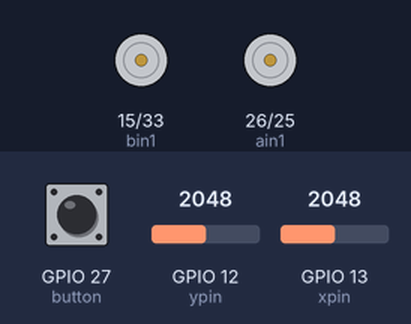
Bench run of a sketch on a simulated ESP32. Parts: motor-driver pin pairs drawn as motors (green arrow = first pin HIGH = forward, orange = second pin HIGH = backward, longer = more drive). The inputs (shaded band) are chosen by the test bench; at power-on: GPIO 27 (button) HIGH, GPIO 12 (ypin) = 2048, GPIO 13 (xpin) = 2048. What the sketch prints to the serial monitor is not drawn.

Above: at 1.2 s.
1.3 s: GPIO 27 (button) pulled LOW for 0.15 s
3.4 s: GPIO 12 (ypin) set to 2381
6.4 s: GPIO 12 (ypin) set to 2510
At 7.6 s:
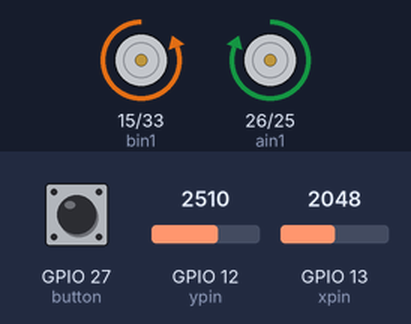
7.9 s: GPIO 13 (xpin) set to 2435
9.4 s: GPIO 13 (xpin) set to 2563
At 10.4 s:
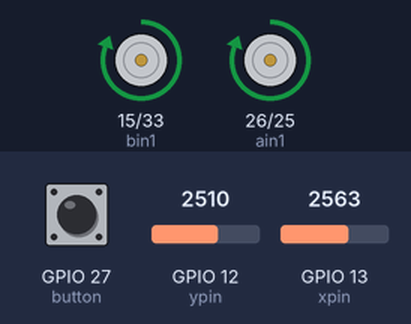
10.9 s: GPIO 12 (ypin) set to 1602
12.4 s: GPIO 12 (ypin) set to 1494
At 13.1 s:
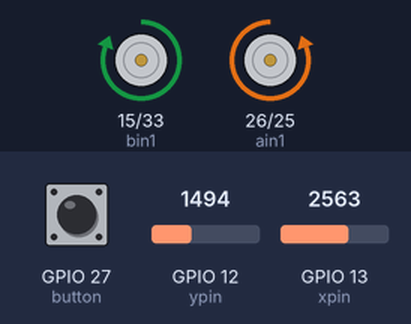
Timing chart, 0 to 14.9 s (numbered marks = the images above; inputs shaded):
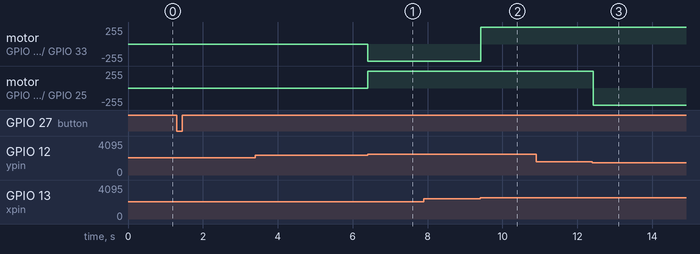

Measured:
- the behaviour switches between 2451 and 2452 on GPIO 12 (ypin) (found by bisection; images 0 and 1)
- the behaviour switches between 2507 and 2508 on GPIO 13 (xpin) (found by bisection; images 1 and 2)
- the behaviour switches between 1536 and 1535 on GPIO 12 (ypin) (found by bisection; images 2 and 3)
- after the input at 6.4 s, motor on GPIO 15 (bin1) / GPIO 33 (bin2): stopped → backward 255/255 at once; motor on GPIO 26 (ain1) / GPIO 25 (ain2): stopped → forward 255/255 at once
- after the input at 9.4 s, motor on GPIO 15 (bin1) / GPIO 33 (bin2): backward 255/255 → forward 255/255 at once
- after the input at 12.4 s, motor on GPIO 26 (ain1) / GPIO 25 (ain2): forward 255/255 → backward 255/255 at once

The sketch:

Sample1.ino
```cpp
// Assign pins
const int button = 27; // Define the button pin
const int xpin = 13;  // Define x-axis pin
const int ypin = 12;  // Define y-axis pin
const int ain1 = 26; // high for clockwise motor1
const int ain2 = 25; // high for anticlockwise motor2
const int bin1 = 15;
const int bin2 = 33;

// Assign variables
int xaxis = 0;        // Variable to store x-axis value
int yaxis = 0;        // Variable to store y-axis value
int pressCount = 0;    // Count of button presses
bool lastState = HIGH; // Stores the previous state of the button
int btnval = HIGH;     // Current state of the button (renamed to btnval)

// Function prototypes
void right();
void left();
void up();
void down();
void manual();
void pushbutton();
void pattern();

void setup() {
  Serial.begin(115200);        // Start serial communication
  pinMode(button, INPUT_PULLUP); // Setup button pin with pull-up
  pinMode(xpin, INPUT);        // Setup x-axis pin as input
  pinMode(ypin, INPUT);        // Setup y-axis pin as input

  // Set motor control pins as OUTPUT
  pinMode(ain1, OUTPUT);
  pinMode(ain2, OUTPUT);
  pinMode(bin1, OUTPUT);
  pinMode(bin2, OUTPUT);

  // Ensure motor is off at startup
  digitalWrite(ain1, LOW);
  digitalWrite(ain2, LOW);
  digitalWrite(bin1, LOW);
  digitalWrite(bin2, LOW);
}


void loop() {
  pushbutton();
}

void pushbutton() {
  btnval = digitalRead(button); // Read the current state of the button

  // Check for a transition from HIGH (not pressed) to LOW (pressed)
  if (lastState == HIGH && btnval == LOW) {
    pressCount++; // Increment the press count
    delay(200); // Simple debounce delay
  }
  if (pressCount % 2 == 0) {
    pattern();
  } else {
    manual();
  }

  // Update the last state for the next loop iteration
  lastState = btnval;
}

void homing(){
  //first rotate motor to the bottom first until it presses the button.
  //set y value to 0
  //then rotate motor to the left until it presses the button.
  //set x value to 0

  //define this as start position
}

void pattern() {
  Serial.println("Pattern mode");
}

void manual() {
  xaxis = analogRead(xpin);
  int xvalue = map(xaxis, 0, 4095, -512, 512);
  yaxis = analogRead(ypin);
  int yvalue = map(yaxis, 0, 4095, -512, 512);

  if (abs(xvalue) < 100 && abs(yvalue) < 100) {
    Serial.println("Joystick idle ");
    digitalWrite(ain1, LOW);
    digitalWrite(ain2, LOW);
    digitalWrite(bin1, LOW);
    digitalWrite(bin2, LOW);
    return;
  }

  if (abs(xvalue) >= abs(yvalue)) {
    if (xvalue > 100) {
      right();
      Serial.print("x: ");
      Serial.println(xvalue);

    } else if (xvalue < -100) {
      left();
      Serial.print("x: ");
      Serial.println(xvalue);

    }
  } else {
    if (yvalue > 100) {
      down();
      Serial.print("y: ");
      Serial.println(yvalue);

    } else if (yvalue < -100) {
      up();
      Serial.print("y: ");
      Serial.println(yvalue);

    }
  }

  delay(100);
}

void right() {
  motor1CW();
  motor2CW();
  Serial.println("right");
}

void left() {
  motor1CCW();
  motor2CCW();
  Serial.println("left");
}

void up() {
  motor1CCW();
  motor2CW();
  Serial.println("up");
}

void down() {
  motor1CW();
  motor2CCW();
  Serial.println("down");
}

void motor1CW() {

  digitalWrite(ain1, HIGH);
  digitalWrite(ain2, LOW);
}

void motor1CCW() {

  digitalWrite(ain1, LOW);
  digitalWrite(ain2, HIGH);
}

void motor2CW() {

  digitalWrite(bin1, HIGH);
  digitalWrite(bin2, LOW);
}

void motor2CCW() {

  digitalWrite(bin1, LOW);
  digitalWrite(bin2, HIGH);
}
```
